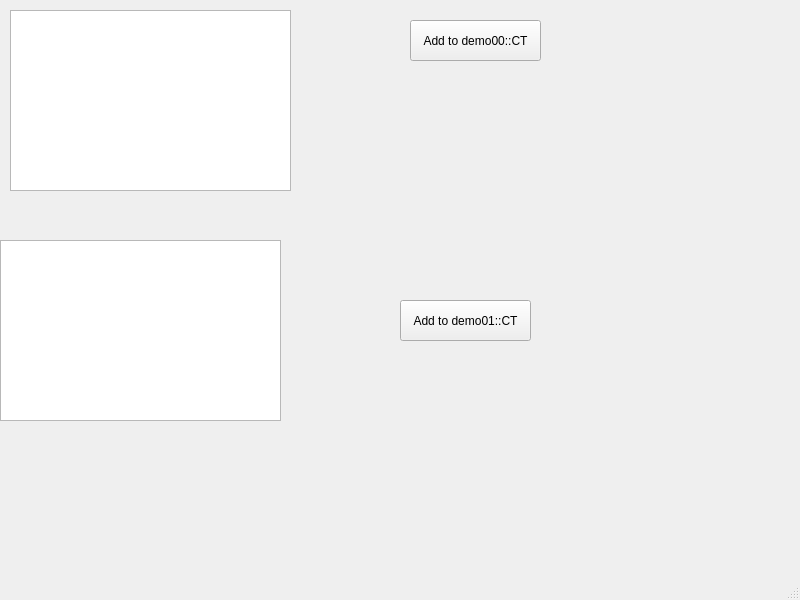
<?xml version="1.0" encoding="UTF-8"?>
<ui version="4.0">
 <class>MainWindow</class>
 <widget class="QMainWindow" name="MainWindow">
  <property name="geometry">
   <rect>
    <x>0</x>
    <y>0</y>
    <width>800</width>
    <height>600</height>
   </rect>
  </property>
  <property name="windowTitle">
   <string>MainWindow</string>
  </property>
  <widget class="QWidget" name="centralwidget">
   <widget class="Demo00::CTableView" name="tableView0">
    <property name="geometry">
     <rect>
      <x>10</x>
      <y>10</y>
      <width>281</width>
      <height>181</height>
     </rect>
    </property>
   </widget>
   <widget class="QPushButton" name="btn0">
    <property name="geometry">
     <rect>
      <x>410</x>
      <y>20</y>
      <width>131</width>
      <height>41</height>
     </rect>
    </property>
    <property name="text">
     <string>Add to demo00::CT</string>
    </property>
   </widget>
   <widget class="QPushButton" name="btn1">
    <property name="geometry">
     <rect>
      <x>400</x>
      <y>300</y>
      <width>131</width>
      <height>41</height>
     </rect>
    </property>
    <property name="text">
     <string>Add to demo01::CT</string>
    </property>
   </widget>
   <widget class="Demo01::CTableView" name="tableView1">
    <property name="geometry">
     <rect>
      <x>0</x>
      <y>240</y>
      <width>281</width>
      <height>181</height>
     </rect>
    </property>
   </widget>
  </widget>
  <widget class="QMenuBar" name="menubar">
   <property name="geometry">
    <rect>
     <x>0</x>
     <y>0</y>
     <width>800</width>
     <height>23</height>
    </rect>
   </property>
  </widget>
  <widget class="QStatusBar" name="statusbar"/>
 </widget>
 <customwidgets>
  <customwidget>
   <class>Demo00::CTableView</class>
   <extends>QTableView</extends>
   <header location="global">ctableview_demo00.h</header>
  </customwidget>
  <customwidget>
   <class>Demo01::CTableView</class>
   <extends>QTableView</extends>
   <header location="global">ctableview_demo01.h</header>
  </customwidget>
 </customwidgets>
 <resources/>
 <connections/>
</ui>
